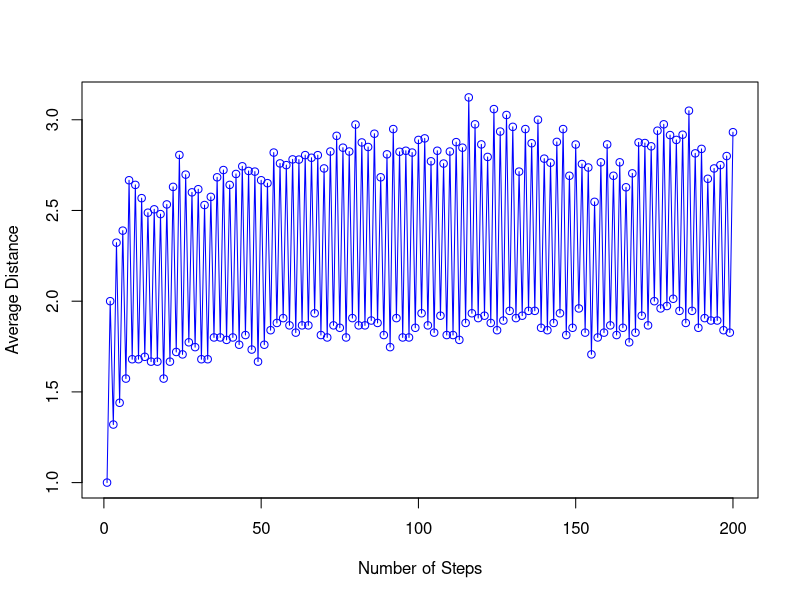
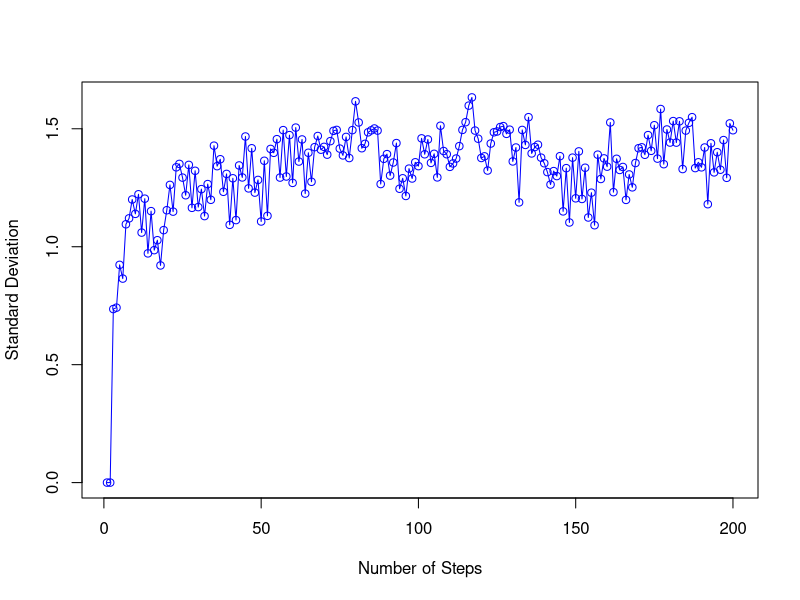

Generate these figures, in order, with R:
library(igraph)

# (d) repeat (b) with 100 and 10000 nodes
num_node = 100
p = 0.01
g = random.graph.game(num_node, p, directed=FALSE)

netrw = function(g, steps, node_start){
    curr = node_start
    distance = c()
    if (length(neighbors(g, curr)) == 0){
        distance = c(distance, 0)
        return (distance)
    }
    while (length(distance) < steps){
        if (length(neighbors(g, curr)) == 1){
            curr = neighbors(g,curr)
            distance = c(distance, distances(g, v=node_start, to=curr))
        } 
        else{
            curr = sample(neighbors(g,curr), 1)
            distance = c(distance, distances(g, v=node_start, to=curr))
        }
    }
    return (distance)
}

len_max = 0
num = 250
steps = 200
dist_list = array(0, c(num, steps))

for (i in (1:num)){
    node_start = sample((1:num_node), 1)
    distance = netrw(g, steps, node_start)
    dist_len = length(distance)
    len_max = max(len_max, dist_len)
    if (dist_len != 0){
        dist_list[i, 1:dist_len] = distance
    }
}

avg = rep(NA, len_max)
std = rep(NA, len_max)
for (t in (1:len_max)){
    s = dist_list[, t]
    s = s[s!=0]
    avg[t] = mean(s)
    std[t] = sd(s)
}

plot((1:length(avg)), avg, xlab="Number of Steps", ylab="Average Distance", type="o", col="blue")

plot((1:length(std)), std, xlab="Number of Steps", ylab="Standard Deviation", type="o", col="blue")
